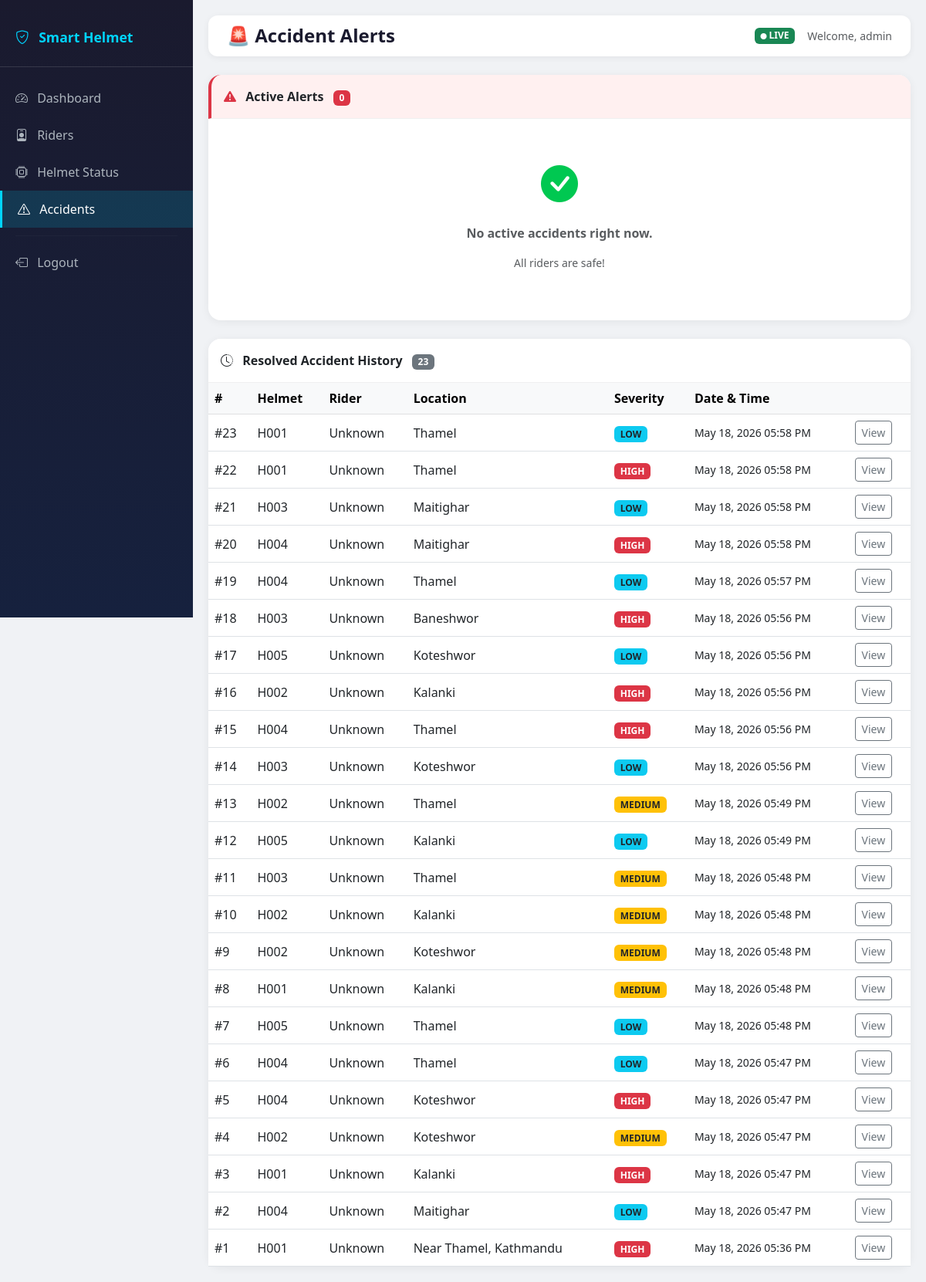
/accidents/ (signed in), run on the app's committed database.
### accidents/models.py (models this page shows, shortened)
class Accident(models.Model):
    helmet = models.ForeignKey(Helmet, on_delete=models.CASCADE, related_name='accidents')
    latitude = models.FloatField(null=True, blank=True)
    longitude = models.FloatField(null=True, blank=True)
    location_description = models.CharField(max_length=200, default='Unknown')
    SEVERITY_CHOICES = [
        ('low', 'Low'),
        ('medium', 'Medium'),
        ('high', 'High'),
    ]
    severity = models.CharField(max_length=10, choices=SEVERITY_CHOICES, default='medium')
    timestamp = models.DateTimeField(auto_now_add=True)
    resolved = models.BooleanField(default=False)
    notes = models.TextField(blank=True)
    class Meta:
        ordering = ['-timestamp']

class Helmet(models.Model):
    helmet_id = models.CharField(max_length=20, unique=True)
    rider = models.OneToOneField(Rider, on_delete=models.SET_NULL, null=True, blank=True)
    battery = models.IntegerField(default=100)  # percentage
    STATUS_CHOICES = [
        ('safe', 'Safe'),
        ('accident', 'Accident Detected'),
        ('offline', 'Offline'),
    ]
    status = models.CharField(max_length=20, choices=STATUS_CHOICES, default='offline')
    gps_active = models.BooleanField(default=False)
    last_seen = models.DateTimeField(auto_now=True)

### accidents/views.py (the view)
# urls.py: path('', views.accident_list, name='accident_list'),
@login_required
def accident_list(request):
    accidents = Accident.objects.select_related('helmet', 'helmet__rider').all()
    unresolved = accidents.filter(resolved=False)
    resolved = accidents.filter(resolved=True)
    return render(request, 'accidents/accident_list.html', {
        'unresolved': unresolved,
        'resolved': resolved,
    })

### templates/accidents/accident_list.html (shortened to what this page needs)
{% extends 'base.html' %}
{% block page_title %}🚨 Accident Alerts{% endblock %}
{% block content %}
<div class="card mb-4">
    <div class="card-header p-3" style="background: #fff0f0; border-left: 4px solid #dc3545;">
        <i class="bi bi-exclamation-triangle-fill text-danger me-2"></i>
        <strong>Active Alerts</strong>
        <span class="badge bg-danger ms-2">{{ unresolved|length }}</span>
    </div>
    <div class="card-body p-0">
        {% if unresolved %}
        <div class="table-responsive">
            <table class="table table-hover mb-0 align-middle">
                <thead class="table-light">
                    <tr>
                        <th>#</th>
                        <th>Helmet</th>
                        <th>Rider</th>
                        <th>Emergency Contact</th>
                        <th>Location</th>
                        <th>Severity</th>
                        <th>Time</th>
                        <th>Actions</th>
                    </tr>
                </thead>
                <tbody>
                {% for accident in unresolved %}
                <tr style="background: #fff5f5;">
                    <td><strong>#{{ accident.pk }}</strong></td>
                    <td><strong>{{ accident.helmet.helmet_id }}</strong></td>
                    <td>{{ accident.helmet.rider.name|default:"Unknown" }}</td>
                    <td>
                        {% if accident.helmet.rider %}
                            {{ accident.helmet.rider.emergency_contact_name }}<br>
                            <small class="text-muted">{{ accident.helmet.rider.emergency_contact_phone }}</small>
                        {% else %}
                            <span class="text-muted">N/A</span>
                        {% endif %}
                    </td>
                    <td>
                        {{ accident.location_description }}
                        {% if accident.latitude %}
                        <br>
                        <a href="https://www.google.com/maps?q={{ accident.latitude }},{{ accident.longitude }}"
                           target="_blank" class="btn btn-sm btn-outline-primary mt-1">
                            <i class="bi bi-map me-1"></i>Google Maps
                        </a>
                        {% endif %}
                    </td>
                    <td>
                        {% if accident.severity == 'high' %}
                        <span class="badge bg-danger">🔴 HIGH</span>
                        {% elif accident.severity == 'medium' %}
                        <span class="badge bg-warning text-dark">🟡 MEDIUM</span>
                        {% else %}
                        <span class="badge bg-info text-dark">🔵 LOW</span>
                        {% endif %}
                    </td>
                    <td class="small">
                        {{ accident.timestamp|date:"M d, Y" }}<br>
                        <strong>{{ accident.timestamp|date:"h:i A" }}</strong>
                    </td>
                    <td>
                        <a href="{% url 'accident_detail' accident.pk %}" class="btn btn-sm btn-primary mb-1">
                            <i class="bi bi-eye"></i> Details
                        </a>
                        <form method="post" action="{% url 'accident_resolve' accident.pk %}" style="display:inline;">
                            {% csrf_token %}
                            <button type="submit" class="btn btn-sm btn-success"
                                onclick="return confirm('Mark this accident as resolved?')">
                                <i class="bi bi-check2"></i> Resolve
                            </button>
                        </form>
                    </td>
                </tr>
                {% endfor %}
                </tbody>
            </table>
        </div>
        {% else %}
        <div class="text-center py-5 text-muted">
            <i class="bi bi-check-circle-fill" style="font-size:3rem; color:#00c851;"></i>
            <p class="mt-3 fw-semibold">No active accidents right now.</p>
            <p class="small">All riders are safe!</p>
        </div>
        {% endif %}
    </div>
</div>
<div class="card">
    <div class="card-header p-3">
        <i class="bi bi-clock-history me-2"></i>
        <strong>Resolved Accident History</strong>
        <span class="badge bg-secondary ms-2">{{ resolved|length }}</span>
    </div>
    <div class="card-body p-0">
        {% if resolved %}
        <div class="table-responsive">
            <table class="table table-hover mb-0 align-middle">
                <thead class="table-light">
                    <tr>
                        <th>#</th>
                        <th>Helmet</th>
                        <th>Rider</th>
                        <th>Location</th>
                        <th>Severity</th>
                        <th>Date & Time</th>
                        <th></th>
                    </tr>
                </thead>
                <tbody>
                {% for accident in resolved %}
                <tr>
                    <td>#{{ accident.pk }}</td>
                    <td>{{ accident.helmet.helmet_id }}</td>
                    <td>{{ accident.helmet.rider.name|default:"Unknown" }}</td>
                    <td>{{ accident.location_description }}</td>
                    <td>
                        {% if accident.severity == 'high' %}
                        <span class="badge bg-danger">HIGH</span>
                        {% elif accident.severity == 'medium' %}
                        <span class="badge bg-warning text-dark">MEDIUM</span>
                        {% else %}
                        <span class="badge bg-info text-dark">LOW</span>
                        {% endif %}
                    </td>
                    <td class="small">{{ accident.timestamp|date:"M d, Y h:i A" }}</td>
                    <td>
                        <a href="{% url 'accident_detail' accident.pk %}" class="btn btn-sm btn-outline-secondary">View</a>
                    </td>
                </tr>
                {% endfor %}
                </tbody>
            </table>
        </div>
        {% else %}
        <div class="text-center py-4 text-muted small">No history yet.</div>
        {% endif %}
    </div>
</div>
{% endblock %}

### templates/base.html (shortened to what this page needs)
<!DOCTYPE html>
<html lang="en">
<head>
    <link href="https://cdn.jsdelivr.net/npm/bootstrap@5.3.0/dist/css/bootstrap.min.css" rel="stylesheet">
    <link href="https://cdn.jsdelivr.net/npm/bootstrap-icons@1.11.0/font/bootstrap-icons.css" rel="stylesheet">
    <link rel="stylesheet" href="https://unpkg.com/leaflet@1.9.4/dist/leaflet.css"/>
</head>
<body>
{% if user.is_authenticated %}
<div id="sidebar">
    <div class="brand">
        <i class="bi bi-shield-check"></i>
        Smart Helmet
    </div>
    <nav class="nav flex-column mt-3">
        <a class="nav-link {% if request.resolver_match.url_name == 'home' %}active{% endif %}"
           href="{% url 'home' %}">
            <i class="bi bi-speedometer2"></i>
            Dashboard
        </a>
        <a class="nav-link {% if 'rider' in request.resolver_match.url_name %}active{% endif %}"
           href="{% url 'rider_list' %}">
            <i class="bi bi-person-badge"></i>
            Riders
        </a>
        <a class="nav-link {% if request.resolver_match.url_name == 'helmet_status' %}active{% endif %}"
           href="{% url 'helmet_status' %}">
            <i class="bi bi-cpu"></i>
            Helmet Status
        </a>
        <a class="nav-link {% if request.resolver_match.url_name == 'accident_list' %}active{% endif %}"
           href="{% url 'accident_list' %}">
            <i class="bi bi-exclamation-triangle"></i>
            Accidents
        </a>
        <hr style="border-color:#ffffff20; margin:10px 20px;">
        <a class="nav-link" href="{% url 'logout' %}">
            <i class="bi bi-box-arrow-left"></i>
            Logout
        </a>
    </nav>
</div>
<div id="main-content">
    <div class="topbar">
        <h4>
            {% block page_title %}Dashboard{% endblock %}
        </h4>
        <div class="d-flex align-items-center gap-3">
            <span class="badge bg-success">
                <i class="bi bi-circle-fill" style="font-size:0.5rem;"></i>
                LIVE
            </span>
            <span class="text-muted small">
                Welcome, {{ user.username }}
            </span>
        </div>
    </div>
{% endif %}
{% block content %}{% endblock %}
{% if user.is_authenticated %}
</div>
{% endif %}
</body>
</html>

### templates/base.html (style rules this page uses)
body { background-color: #f0f2f5; }
#sidebar { width: 250px; min-height: 100vh; background: linear-gradient(180deg, #1a1a2e 0%, #16213e 100%); position: fixed; top: 0; left: 0; z-index: 100; padding-top: 20px; }
#sidebar .brand { color: #00d4ff; font-weight: 700; font-size: 1.1rem; padding: 15px 20px 25px; border-bottom: 1px solid #ffffff20; }
#sidebar .brand i { margin-right: 8px; }
#sidebar .nav-link { color: #adb5bd; padding: 12px 20px; transition: all 0.2s; }
#sidebar .nav-link:hover, #sidebar .nav-link.active { color: white; background: rgba(0, 212, 255, 0.15); border-left: 3px solid #00d4ff; }
#sidebar .nav-link i { width: 22px; margin-right: 8px; }
#main-content { margin-left: 250px; padding: 20px; }
.topbar { background: white; padding: 12px 24px; border-radius: 12px; margin-bottom: 24px; box-shadow: 0 2px 8px rgba(0,0,0,0.06); display: flex; justify-content: space-between; align-items: center; }
.topbar h4 { margin: 0; font-weight: 600; color: #1a1a2e; }
.card { border: none; border-radius: 16px; box-shadow: 0 2px 12px rgba(0,0,0,0.06); }
.card-header { background: white; border-bottom: 1px solid #f0f0f0; border-radius: 16px 16px 0 0 !important; font-weight: 600; }

### data on the page
Accident: pk "23", helmet.helmet_id "H001", helmet.rider.name "Unknown", location_description "Thamel", severity "LOW", timestamp "May 18, 2026 05:58 PM"
Accident: pk "22", helmet.helmet_id "H001", helmet.rider.name "Unknown", location_description "Thamel", severity "HIGH", timestamp "May 18, 2026 05:58 PM"
Accident: pk "21", helmet.helmet_id "H003", helmet.rider.name "Unknown", location_description "Maitighar", severity "LOW", timestamp "May 18, 2026 05:58 PM"
Accident: pk "20", helmet.helmet_id "H004", helmet.rider.name "Unknown", location_description "Maitighar", severity "HIGH", timestamp "May 18, 2026 05:58 PM"
Accident: pk "19", helmet.helmet_id "H004", helmet.rider.name "Unknown", location_description "Thamel", severity "LOW", timestamp "May 18, 2026 05:57 PM"
Accident: pk "18", helmet.helmet_id "H003", helmet.rider.name "Unknown", location_description "Baneshwor", severity "HIGH", timestamp "May 18, 2026 05:56 PM"
Accident: pk "17", helmet.helmet_id "H005", helmet.rider.name "Unknown", location_description "Koteshwor", severity "LOW", timestamp "May 18, 2026 05:56 PM"
Accident: pk "16", helmet.helmet_id "H002", helmet.rider.name "Unknown", location_description "Kalanki", severity "HIGH", timestamp "May 18, 2026 05:56 PM"
Accident: pk "15", helmet.helmet_id "H004", helmet.rider.name "Unknown", location_description "Thamel", severity "HIGH", timestamp "May 18, 2026 05:56 PM"
Accident: pk "14", helmet.helmet_id "H003", helmet.rider.name "Unknown", location_description "Koteshwor", severity "LOW", timestamp "May 18, 2026 05:56 PM"
Accident: pk "13", helmet.helmet_id "H002", helmet.rider.name "Unknown", location_description "Thamel", severity "MEDIUM", timestamp "May 18, 2026 05:49 PM"
Accident: pk "12", helmet.helmet_id "H005", helmet.rider.name "Unknown", location_description "Kalanki", severity "LOW", timestamp "May 18, 2026 05:49 PM"
Accident: pk "11", helmet.helmet_id "H003", helmet.rider.name "Unknown", location_description "Thamel", severity "MEDIUM", timestamp "May 18, 2026 05:48 PM"
Accident: pk "10", helmet.helmet_id "H002", helmet.rider.name "Unknown", location_description "Kalanki", severity "MEDIUM", timestamp "May 18, 2026 05:48 PM"
Accident: pk "9", helmet.helmet_id "H002", helmet.rider.name "Unknown", location_description "Koteshwor", severity "MEDIUM", timestamp "May 18, 2026 05:48 PM"
Accident: pk "8", helmet.helmet_id "H001", helmet.rider.name "Unknown", location_description "Kalanki", severity "MEDIUM", timestamp "May 18, 2026 05:48 PM"
Accident: pk "7", helmet.helmet_id "H005", helmet.rider.name "Unknown", location_description "Thamel", severity "LOW", timestamp "May 18, 2026 05:48 PM"
Accident: pk "6", helmet.helmet_id "H004", helmet.rider.name "Unknown", location_description "Thamel", severity "LOW", timestamp "May 18, 2026 05:47 PM"
Accident: pk "5", helmet.helmet_id "H004", helmet.rider.name "Unknown", location_description "Koteshwor", severity "HIGH", timestamp "May 18, 2026 05:47 PM"
Accident: pk "4", helmet.helmet_id "H002", helmet.rider.name "Unknown", location_description "Koteshwor", severity "MEDIUM", timestamp "May 18, 2026 05:47 PM"
Accident: pk "3", helmet.helmet_id "H001", helmet.rider.name "Unknown", location_description "Kalanki", severity "HIGH", timestamp "May 18, 2026 05:47 PM"
Accident: pk "2", helmet.helmet_id "H004", helmet.rider.name "Unknown", location_description "Maitighar", severity "LOW", timestamp "May 18, 2026 05:47 PM"
Accident: pk "1", helmet.helmet_id "H001", helmet.rider.name "Unknown", location_description "Near Thamel, Kathmandu", severity "HIGH", timestamp "May 18, 2026 05:36 PM"

### other printed values
{{ user.username }} "admin"
{{ unresolved|length }} "0"
{{ resolved|length }} "23"
